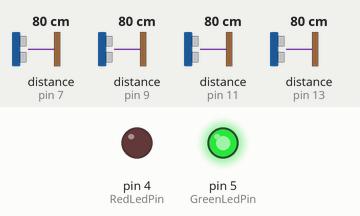
Bench run of a sketch on a simulated Arduino Uno, built with avr-gcc and run on an emulated ATmega328P. Shown: output pins drawn as LEDs (lit = HIGH). Wiring (inferred from the names in the program): 4 × ultrasonic range finder: trigger pin 6, echo pin 7 / trigger pin 8, echo pin 9 / trigger pin 10, echo pin 11 / trigger pin 12, echo pin 13. The inputs (shaded band) are chosen by the test bench; at power-on: distance to the obstacle (sensors on pin 7, pin 9, pin 11, pin 13) 80 cm. The echo pulse lasts 58.3 µs per cm; pins used as bus, display or sensor lines are not drawn; what the sketch prints to the serial monitor is not drawn.

Above: at 0.1 s.
Timing chart, 0 to 1.6 s (numbered marks = the images above):
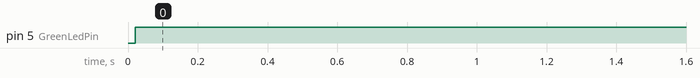

Measured:
- by itself, pin 5 (GreenLedPin): LOW → HIGH at 0.02 s

The sketch:

4sensor.ino
```cpp
#define sensor1EchoPin 13
#define sensor1TrigPin 12

#define sensor2EchoPin 11
#define sensor2TrigPin 10

#define sensor3EchoPin 9
#define sensor3TrigPin 8

#define sensor4EchoPin 7
#define sensor4TrigPin 6

#define GreenLedPin 5
#define RedLedPin 4
#define YellowLedPin 3

int range =10;
int sensor1ISsence = 0;
int sensor2ISsence = 0;
int sensor3ISsence = 0;
int sensor4ISsence = 0;


void setup() {

 Serial.begin(9600);
 pinMode(sensor1TrigPin, OUTPUT);
 pinMode(sensor1EchoPin, INPUT);
 pinMode(sensor2TrigPin, OUTPUT);
 pinMode(sensor2EchoPin, INPUT);
 pinMode(sensor3TrigPin, OUTPUT);
 pinMode(sensor3EchoPin, INPUT);
 pinMode(sensor4TrigPin, OUTPUT);
 pinMode(sensor4EchoPin, INPUT);

 pinMode(RedLedPin,OUTPUT);
 pinMode(GreenLedPin,OUTPUT);
}

void loop() {
  //sensor1ISsence=sensor2ISsence=0;
  sensor1Sence();
  sensor2Sence();
  sensor3Sence();
  sensor4Sence();
   Serial.print(sensor1ISsence);
      Serial.print("  " );
      Serial.print(sensor2ISsence);
      Serial.print("  " );
      Serial.print(sensor3ISsence);
      Serial.print("  " );
      Serial.println(sensor4ISsence);


 if(sensor1ISsence==1 && sensor2ISsence==1 ){
   if(sensor3ISsence==1 && sensor4ISsence==1 ){

      digitalWrite(YellowLedPin,HIGH);
      delay(200);
      digitalWrite(GreenLedPin,LOW);
      digitalWrite(YellowLedPin,LOW);
      digitalWrite(RedLedPin,HIGH);

   }
  else{
        digitalWrite(GreenLedPin,HIGH);
        digitalWrite(RedLedPin,LOW);
      }
 }else{
      digitalWrite(GreenLedPin,HIGH);
      digitalWrite(RedLedPin,LOW);
    }


delay(1000);
}

void sensor1Sence(){
 long duration, distance;
 digitalWrite(sensor1TrigPin, LOW);
 delayMicroseconds(2);
 digitalWrite(sensor1TrigPin, HIGH);
 delayMicroseconds(10);
 digitalWrite(sensor1TrigPin, LOW);
 duration = pulseIn(sensor1EchoPin, HIGH);
 distance = (duration/2) / 29.1;

 if ( distance <= range){
     sensor1ISsence=1;
    }
else{
     sensor1ISsence = 0;
    }
}

void sensor2Sence(){
 long duration, distance;
 digitalWrite(sensor2TrigPin, LOW);
 delayMicroseconds(2);
 digitalWrite(sensor2TrigPin, HIGH);
 delayMicroseconds(10);
 digitalWrite(sensor2TrigPin, LOW);
 duration = pulseIn(sensor2EchoPin, HIGH);
 distance = (duration/2) / 29.1;

 if ( distance <= range){
     sensor2ISsence=1;
    }
else{
      sensor2ISsence=0;
    }
}

void sensor3Sence(){
 long duration, distance;
 digitalWrite(sensor3TrigPin, LOW);
 delayMicroseconds(2);
 digitalWrite(sensor3TrigPin, HIGH);
 delayMicroseconds(10);
 digitalWrite(sensor3TrigPin, LOW);
 duration = pulseIn(sensor3EchoPin, HIGH);
 distance = (duration/2) / 29.1;

 if ( distance <= range){
     sensor3ISsence=1;
    }
else{
     sensor3ISsence = 0;
    }
}


void sensor4Sence(){
 long duration, distance;
 digitalWrite(sensor4TrigPin, LOW);
 delayMicroseconds(2);
 digitalWrite(sensor4TrigPin, HIGH);
 delayMicroseconds(10);
 digitalWrite(sensor4TrigPin, LOW);
 duration = pulseIn(sensor4EchoPin, HIGH);
 distance = (duration/2) / 29.1;

 if ( distance <= range){
     sensor4ISsence=1;
    }
else{
     sensor4ISsence = 0;
    }
}
```
